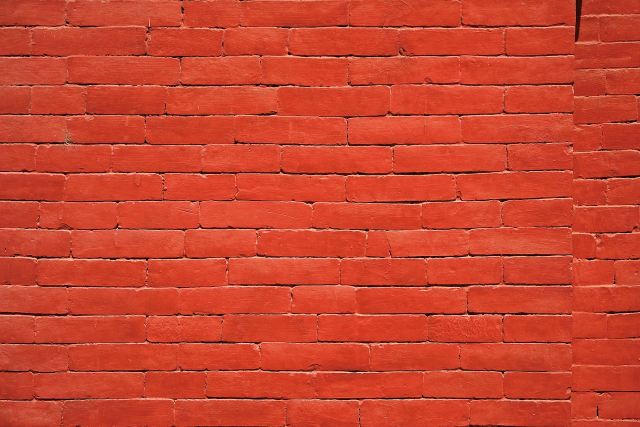
#> input picture resources/red_bricks.jpg, 1280 x 853 px (shown at 1/2 size)
$ python local_binary_patterns.py   (older library calls are emulated)
#> lines starting #> are read from the running program, lines starting #| are printed output that depends on the picture
import matplotlib.pyplot as plt
import numpy as np
import skimage.io
import skimage.color
import skimage.transform
import itertools
from scipy import interpolate
import urllib.request as request

# [8 lines left out: function plot_neighbourhood, not called in this run]

def load_image(path, as_gray=False):
#> called with path = 'resources/red_bricks.jpg', as_gray = False
    return skimage.io.imread(path, as_gray=as_gray, plugin='pil')
#> returned value is the input picture: shape (853, 1280, 3); mean R, G, B 202, 67.8, 45.9

# [23 lines left out: function create_index, not called in this run]

# [8 lines of commented-out code are left out]

'''
local binary patterns

local binary patterns is a theoretically simple, yet efficient approach \
to gray scale and rotation invariant textur classification. \
'''

'''
circularly symmetrical neighbor set

a circularly symmetric neighbor set for a given pixel g_c is defined \
by the points with coordinates (i, j) that surround the central point \
on a circle of radius R, and number of elements P.
'''
def neighbourhood(P, R):
    x=np.arange(0, P)
    x=R*np.cos(2*np.pi*x/P)
    y=np.arange(0, P)
    y=-R*np.sin(2*np.pi*y/P)
    return x, y

# [5 lines of commented-out code are left out]

'''
texture

it is the collection of pixels in a gray scale image
'''

'''
interpolation

when a neighbor is not located in the center of a pixel, that \
neighbor gray value should be calculated by interpolation. \
'''
def interpolate2d(gray_img, kind='cubic'):
    #should be a 2d image,checking
    assert gray_img.ndim==2
    h, w=gray_img.shape

    x=np.arange(0, w)
    y=np.arange(0, h)

    return interpolate.interp2d(x, y, gray_img, kind=kind)

def calculate_neighborhood_values(x, y, interpolation_function):
    gray_values=map(lambda pt: interpolation_function(*pt), zip(x, y))
    return np.fromiter(gray_values, float)

# [8 lines of commented-out code are left out]

'''
joint difference distribution

used to turn texture into joint difference. \
to calculate it, subtract the gray value of the central pixel to all neighbor set. \
the joint difference distribution is a highly discriminative texture operator.
'''
# [7 lines left out: function joint_difference_distribution, not called in this run]

# #testing
# print("The joint difference distribution is:\n", joint_difference_distribution(img_gray, (x0, y0), x, y, f))

'''
local binary pattern operator

LBP operator is by definition invariant against any monotonic transformation of the gray scale.
'''
def binary_joint_distribution(gray_img, gc, x, y, interpolation_function):
    T=joint_difference_distribution(gray_img, gc, x, y, interpolation_function)
    return np.where(T>=0, 1, 0)

# [5 lines left out: function LBP, not called in this run]

# #testing
# print('The binary joint distribution is:\n', binary_joint_distribution(img_gray, (x0, y0), x, y, f))
# print('LBP:\n', LBP(img_gray, (x0, y0), x, y, f))

'''
uniform local binary patterns

LBP is not a good discriminator. \
use a set of local binary patterns such that no of spatial transitions \
does not exceed 2. \
to each uniform pattern, a unique index is associated.
'''
# [15 lines left out: functions is_uniform, uniform_patterns, LBP_uniform, not called in this run]

# [5 lines of commented-out code are left out]

'''
plotting the histogram of the result
'''
img=load_image("resources/red_bricks.jpg", False)
img=skimage.transform.rescale(img, scale=(1/2, 1/2), anti_aliasing=True, mode='reflect', multichannel=True)
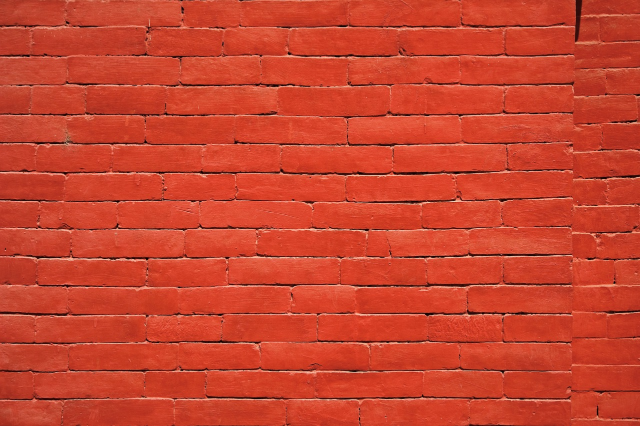
#> img: shape (426, 640, 3) float64; mean R, G, B 0.792, 0.266, 0.18
img_gray=skimage.color.rgb2gray(img)
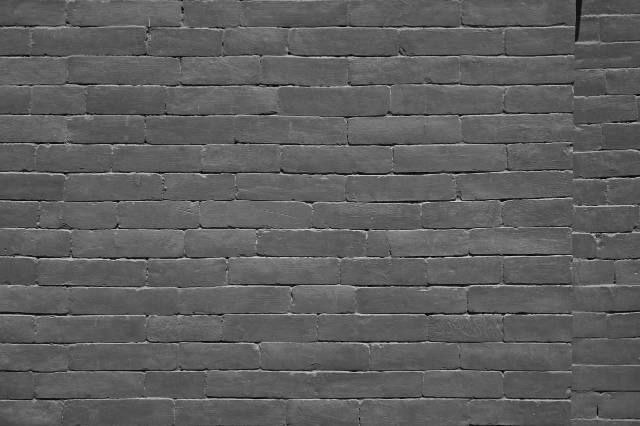
#> img_gray: shape (426, 640) float64; min 0.014, max 0.84, mean 0.372

R=2
P=8

x,y=neighbourhood(P, R)

f=interpolate2d(img_gray, kind='cubic')
#> (the run stopped early here; a loop or call above may not have finished)
